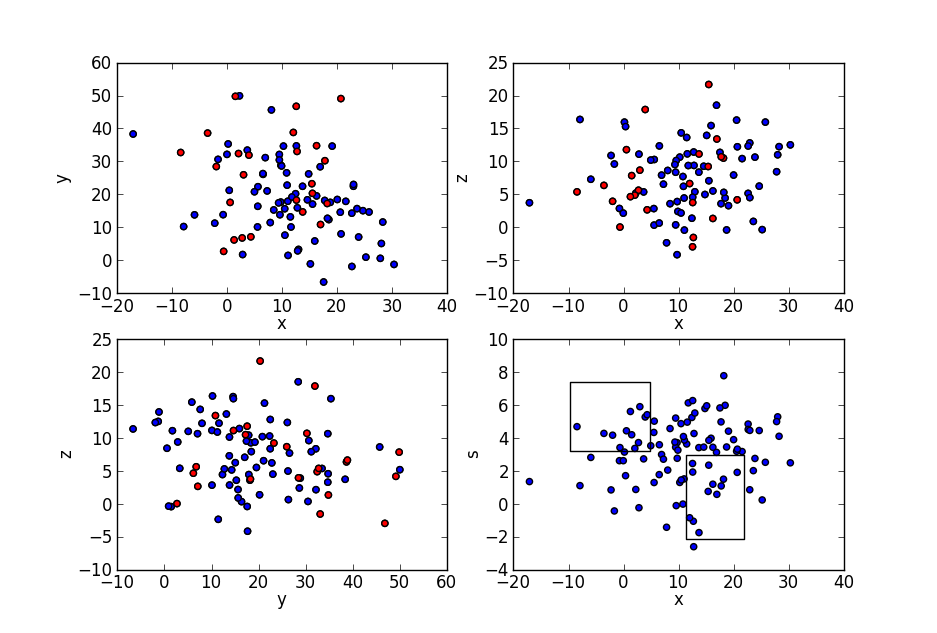
#> input picture hw1/example.png, 937 x 633 px, given in place of ., which was not available; the run also reads 1 picture not shown here
$ python -i hw3.py   (imports and definitions only)   (Python 2 division)   (older library calls are emulated)
#> lines starting #> are read from the running program, lines starting #| are printed output that depends on the picture; after the words box and inside, x2 and y2 are one past the last pixel; in counts of white or black regions, pixels touching at a corner belong together; pictures that were not available may be replaced by others from this repository, and a replacement may not be noted
#!/usr/bin/env python
"""
AY 250 Spring 2012
Homework Assignment 3 - Parallel Feature Extraction Example
Author: Cameron Bates
Original Author: Christopher Klein
This code is an extension of the parallel feature extraction code written by
Chris. The function classifydata takes a folder and categories images in the subfolder into
50 catgories and prints the results to results.txt. In addition this code has functions
to compare performance of different features using a kfolds cross validation test.
It can also extract features from training data using run_training_classifier that
are then saved for later use.
"""
from os import listdir
from skimage import color
from skimage import filter as flt
from multiprocessing import Pool, cpu_count
from matplotlib.pylab import imread
from scipy import ndimage
import numpy as np
from time import time
from sklearn.ensemble import RandomForestClassifier
from sklearn import cross_validation

# [21 lines left out: functions reduceimages, split_seq, not called in this run]


def extract_features(image_path_list):
    '''
    This function takes a list of image paths and computes several features of each
    image in order to classify them. This include both basic properties like size
    and aspect ratio as well as doing object recognition and counting. This runs at
    about 1/s/core on a quad-core with HT 2.93 GHz i7.
    '''
#> called with image_path_list = '../hw1/example.png'
    feature_list = []
    name_list = []
    file_list = []
    #iterate through all the image paths
    for image_path in image_path_list:
        image_array = imread(image_path)
#> image_array is the input picture: shape (633, 937, 4) float32; mean R, G, B, A 0.952, 0.95, 0.959, 1
        feature = []
        feature.append(image_array.size)
        shape = image_array.shape
#> shape = (633, 937, 4)
        #check if the image isblack or white
        if len(shape) > 2:
            feature.append(1)
            #convert color images to grey so they can be compared with greyscale ones
            image_array = color.rgb2grey(image_array)
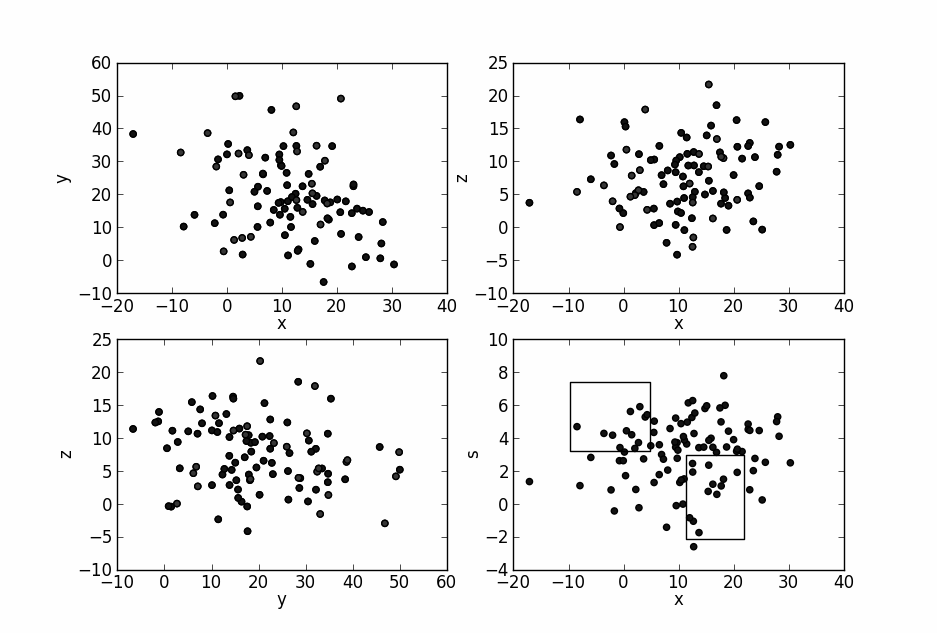
#> image_array: shape (633, 937) float32; min 0, max 1, mean 0.951
            '''
            # Can't use these because there is nothing comparable for black and
            # white images
            feature.append(sum(sum(image_array[:,:,0])))
            feature.append(sum(sum(image_array[:,:,1])))
            feature.append(sum(sum(image_array[:,:,2])))
            hsv = color.rgb2hsv(img_as_float(image_array))
            feature.append(sum(sum(hsv[:,:,0])))
            feature.append(sum(sum(hsv[:,:,1])))
            feature.append(sum(sum(hsv[:,:,2])))
            '''
        else:
            feature.append(0)
            #print "bw: ", image_path
        #determine basic image shape properties
        feature.append(shape[0])
        feature.append(shape[1])
        feature.append(shape[0]/shape[1])
        #compute the amount of different shades of grey and their ratios
        black = np.average(image_array.flat <= 0.25 )
#> black = 0.0417
        darkgrey = np.average((image_array.flat > 0.25) & (image_array.flat <= 0.5))
#> darkgrey = 0.00547
        lightgrey = np.average((image_array.flat > 0.5) & (image_array.flat <= 0.75))
#> lightgrey = 0.00558
        white = np.average(image_array.flat > 0.75)
#> white = 0.947
        feature.append(black)
        feature.append(darkgrey)
        feature.append(lightgrey)
        feature.append(white)
        feature.append(black/(white+1))
        feature.append(lightgrey/(darkgrey+1))
        feature.append(lightgrey/(black+1))

        # compute the average of several common filter outputs
        feature.append(np.average(flt.sobel(image_array)))
        feature.append(np.average(ndimage.morphological_gradient(image_array, size=(2,2))))
        feature.append(np.average(flt.prewitt(image_array)))
        feature.append(np.average(flt.canny(image_array)))

        #Use the canny filter to delineate object and then count the objects and
        #their average size
        p = flt.canny(image_array)
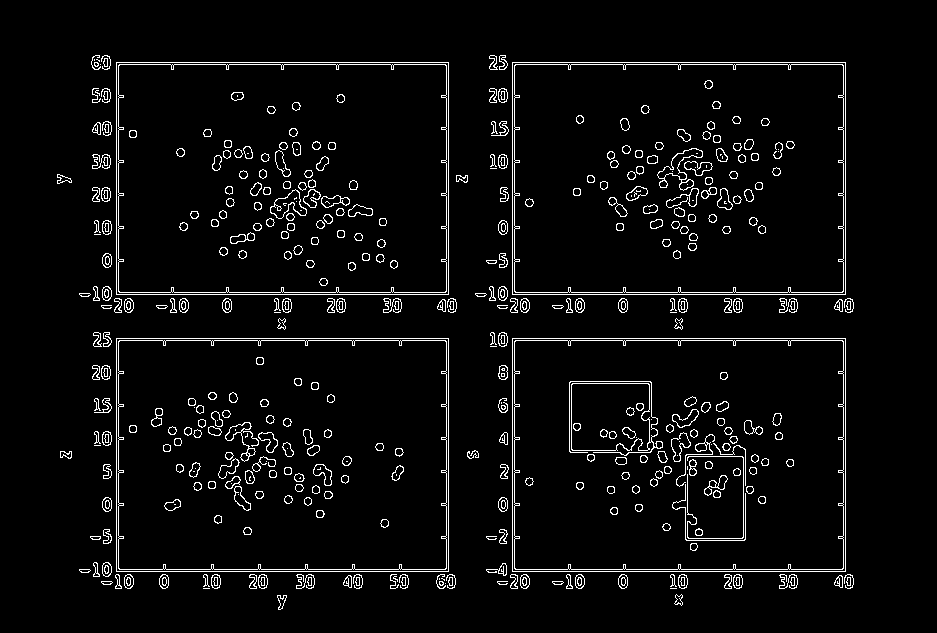
#> p: shape (633, 937) bool; 4.4% white in thin lines or dots, all inside (x1, y1, x2, y2) = (57, 55, 854, 610)
        #plt.imshow(p,cmap=plt.cm.gray,interpolation='nearest')
        #plt.show()
        labels, count = ndimage.label(p)
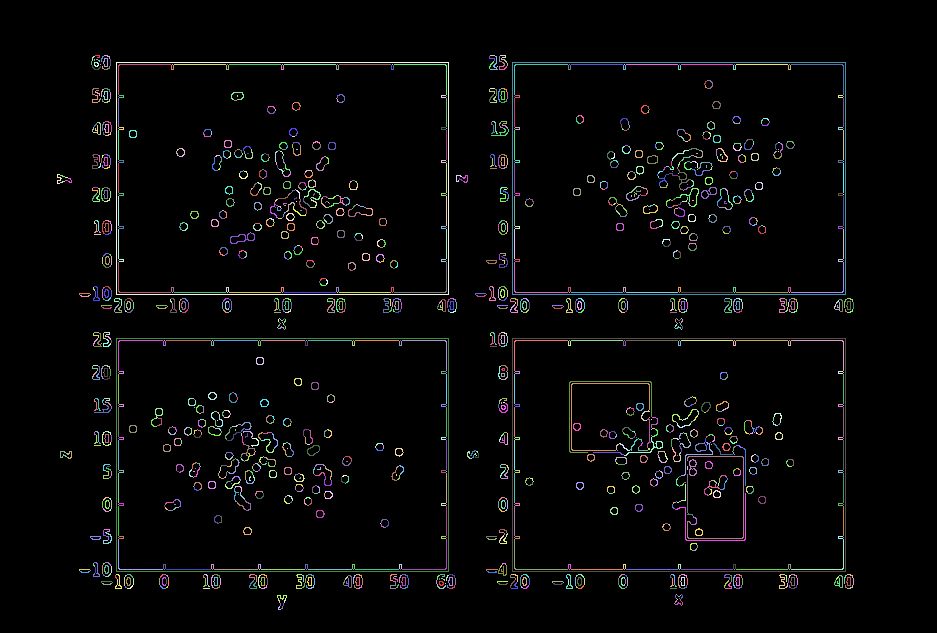
#> labels: shape (633, 937) int32; 1936 distinct labels, from 0 to 1935; one colour per label, 0 black
#> count = 1935
        area = np.sum((labels>0))/count
#> area = 13
        feature.append(area)
        feature.append(count)

        #determine the filename for the results file and the image type for the
        #training set.
        filename = image_path.split("/")[-1]
        file_list.append(filename)
        image = filename.split('_')[0]
        name_list.append(image)
        feature_list.append(feature)
    return name_list, feature_list, file_list

# [173 lines left out: functions run_training_classifier, classifydata, getscore, analyze_scores, fixdata, not called in this run]

# [6 lines not run here, left out]
    #run_training_classifier('50_categories/')
    #classifydata('50_categories/killer-whale')

#> (the run stopped early here; a loop or call above may not have finished)
